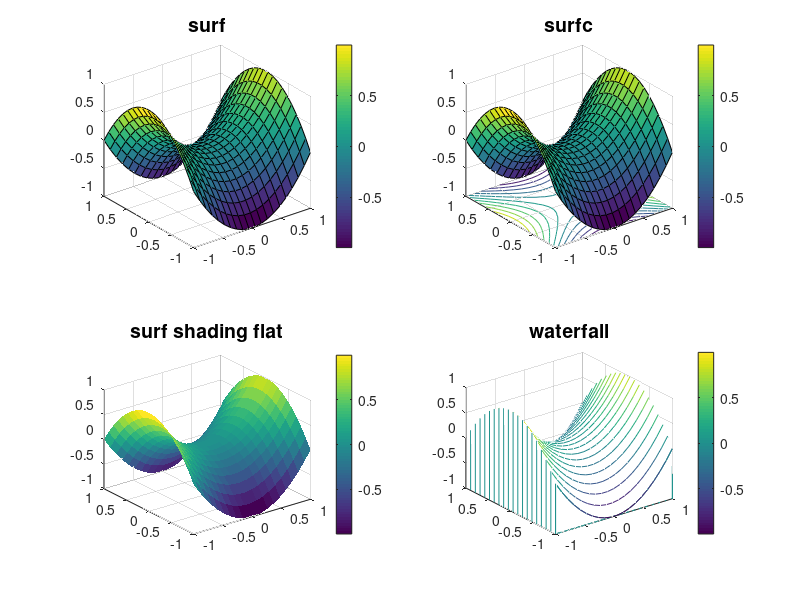

This chart was generated by the following MATLAB code:
[X,Y]=meshgrid(linspace(-1,1,20)); Z=X.^2-Y.^2;
FS = 'FontSize';
subplot(2,2,1), surf(X,Y,Z), 
                title('\bf{surf}',FS,14), colorbar
subplot(2,2,2), surfc(X,Y,Z), 
                title('\bf{surfc}',FS,14), colorbar
subplot(2,2,3), surf(X,Y,Z), shading flat
                title('\bf{surf} shading flat',FS,14), colorbar
subplot(2,2,4), waterfall(X,Y,Z)
                title('\bf{waterfall}',FS,14), colorbar
